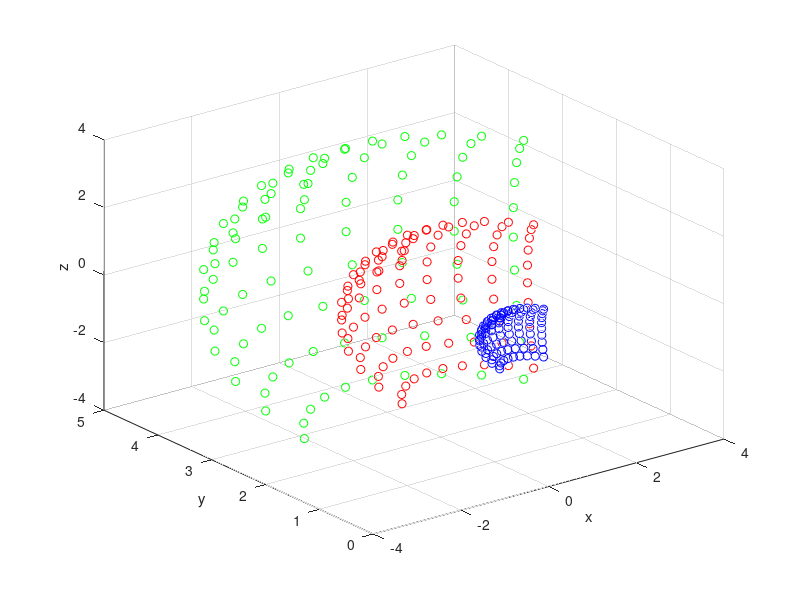

Write the MATLAB code that produced this figure.
%% GENERATE INPUT FILES FOR BONSAI SPHERE STIMULATION
%  created @yiranhe
%  edited @yiranhe 20/12/29:
%   1) generate angle values --> convert to spherical XYZ for Sphere018t.bonsai

%%
root = 'E:\vis-stim\vis-stim-depth\Spheres\';
write2folder = 'Files_inputs\files_018t\';
root = [root,write2folder];

%% Which one to run?
generate_translationXYZ = 1;
generate_ambient_values = 0;
ifSave = 0;

%% GENERATE A SERIES OF LOCATIONS (translation XYZ) FOR MULTIPLE SPHERES TO DISPLAY
if generate_translationXYZ
    
    % Set values 
    tsl.x.n = 10; %how many x positions
    tsl.y.n = 10; %how many y positions
    tsl.z.n = 3; %how many z positions

    tsl.x.filename = 'TranslationX_multi';
    tsl.y.filename = 'TranslationY_multi';
    tsl.z.filename = 'TranslationZ_multi';
    
    tsl.azi.MIN = 45; %azimuth; deg
    tsl.azi.MAX = 135;
    tsl.lat.MIN = -45; %latitude; deg
    tsl.lat.MAX = 45;
    tsl.r.MIN = 1; %radius
    tsl.r.MAX = 5;

    
    % All angle values (theta &phi; rad) for calculating spherical coordinates
    tsl.azi.thetasss = deg2rad(linspace(tsl.azi.MIN,tsl.azi.MAX,tsl.x.n)); 
    tsl.lat.phisss = deg2rad(90 - linspace(tsl.lat.MAX,tsl.lat.MIN,tsl.y.n));
    tsl.r.values = linspace(tsl.r.MIN,tsl.r.MAX,tsl.z.n);
    
    
    % Create all combos of xyz in spherical coordinates
    tsl.xyz.values = [];
    for this_r = tsl.r.values
        for this_theta = tsl.azi.thetasss
            for this_phi = tsl.lat.phisss         
                this_x = this_r * cos(this_theta) * sin(this_phi);
                this_y = this_r * sin(this_theta) * sin(this_phi);
                this_z = this_r * cos(this_phi);
                tsl.xyz.values = [tsl.xyz.values;this_x,this_y,this_z,round(rad2deg(this_theta)),round(rad2deg(this_phi)), this_r];
            end
        end
    end
    
    
    % Plot graph to check XYZ, remember Bonsai ZY is Matlab YZ
    scatter3(tsl.xyz.values(1:tsl.x.n*tsl.y.n,1),tsl.xyz.values(1:tsl.x.n*tsl.y.n,2),tsl.xyz.values(1:tsl.x.n*tsl.y.n,3),'b');
    hold on;
    scatter3(tsl.xyz.values((tsl.x.n*tsl.y.n+1):(tsl.x.n*tsl.y.n*2),1),tsl.xyz.values((tsl.x.n*tsl.y.n+1):(tsl.x.n*tsl.y.n*2),2),tsl.xyz.values((tsl.x.n*tsl.y.n+1):(tsl.x.n*tsl.y.n*2),3),'r');
    hold on;
    scatter3(tsl.xyz.values((tsl.x.n*tsl.y.n*2+1):(tsl.x.n*tsl.y.n*3),1),tsl.xyz.values((tsl.x.n*tsl.y.n*2+1):(tsl.x.n*tsl.y.n*3),2),tsl.xyz.values((tsl.x.n*tsl.y.n*2+1):(tsl.x.n*tsl.y.n*3),3),'g');
    xlabel('x');
    ylabel('y');
    zlabel('z');


    % Save Translation XYZ to separate csv files 
    if ifSave
        tsl.xyz.T = array2table(tsl.xyz.values);
        writetable(tsl.xyz.T(:,1),[root,tsl.x.filename,'.csv'],'WriteVariableNames',0);
        writetable(tsl.xyz.T(:,3),[root,tsl.y.filename,'.csv'],'WriteVariableNames',0); %Bonsai Y takes Matlab Z values
        writetable(tsl.xyz.T(:,2),[root,tsl.z.filename,'.csv'],'WriteVariableNames',0); %Bonsai Z takes Matlab Y values
    end
    
    disp(['MIN X = ',num2str(min(tsl.xyz.values(:,1)))]);
    disp(['MAX X = ',num2str(max(tsl.xyz.values(:,1)))]);
    disp(['MIN Y = ',num2str(min(tsl.xyz.values(:,3)))]);
    disp(['MAX Y = ',num2str(max(tsl.xyz.values(:,3)))]);
    
end


%% FOR VISUAL STIMULI TO FADE IN
% Generate a series of ambient values
if generate_ambient_values
    
    % Set values 
    FRAMERATE = 100; %Hz
    N_objects = tsl.x.n * tsl.y.n * tsl.z.n ; %num of objects displayed
    INITIAL_DELAY = randi([1 5],1,N_objects); %s
    XLvalue = 1000; %a very large value for total matrix storage 

    ambient.START = 0.664; %for background in DARKGREY
    ambient.END = 1;
    ambient.SUSTAIN = 1;

    ambient.fadein_time = 0.5; %s
    ambient.fadeout_time = 0.5; %s
    ambient.total_time = 4; %S
    ambient.sustain_time = ambient.total_time - ambient.fadein_time - ambient.fadeout_time;
    ambient.filename = 'Ambient_values_multi';


    % Create an "empty" matrix to store ambience values of all objects
    ambient.M = ambient.START * ones(N_objects,XLvalue);

    %Loop through all objects
    for iobj = 1:N_objects

        ambient.delay_time = INITIAL_DELAY(iobj);

        % Generate a series of ambient values
        ambient.initialarr = [ones(1,ambient.delay_time * FRAMERATE) * ambient.START];
        ambient.arr1 = [linspace(ambient.START,ambient.END,(FRAMERATE * ambient.fadein_time))];
        ambient.arr2 = [ones(1,ambient.sustain_time * FRAMERATE+1) * ambient.SUSTAIN];
        ambient.arr3 = [linspace(ambient.END,ambient.START,(FRAMERATE * ambient.fadeout_time))];
        ambient.arr = [ambient.initialarr,ambient.arr1,ambient.arr2,ambient.arr3];

        % Write to total matrix
        ambient.M(iobj,1:size(ambient.arr,2)) = ambient.arr;
        clear ambient.arr;
    end

    % Save to csv
    %ambient.M = ambient.M';  % each trial (displaying all spheres) is a row, each column is a time series of changing ambience of one sphere
    % each trial (displaying the time series of one sphere) is a row
    if ifSave
        ambient.T = array2table(ambient.M);
        writetable(ambient.T,[root,ambient.filename,'.csv'],'WriteVariableNames',0);
    end

end
